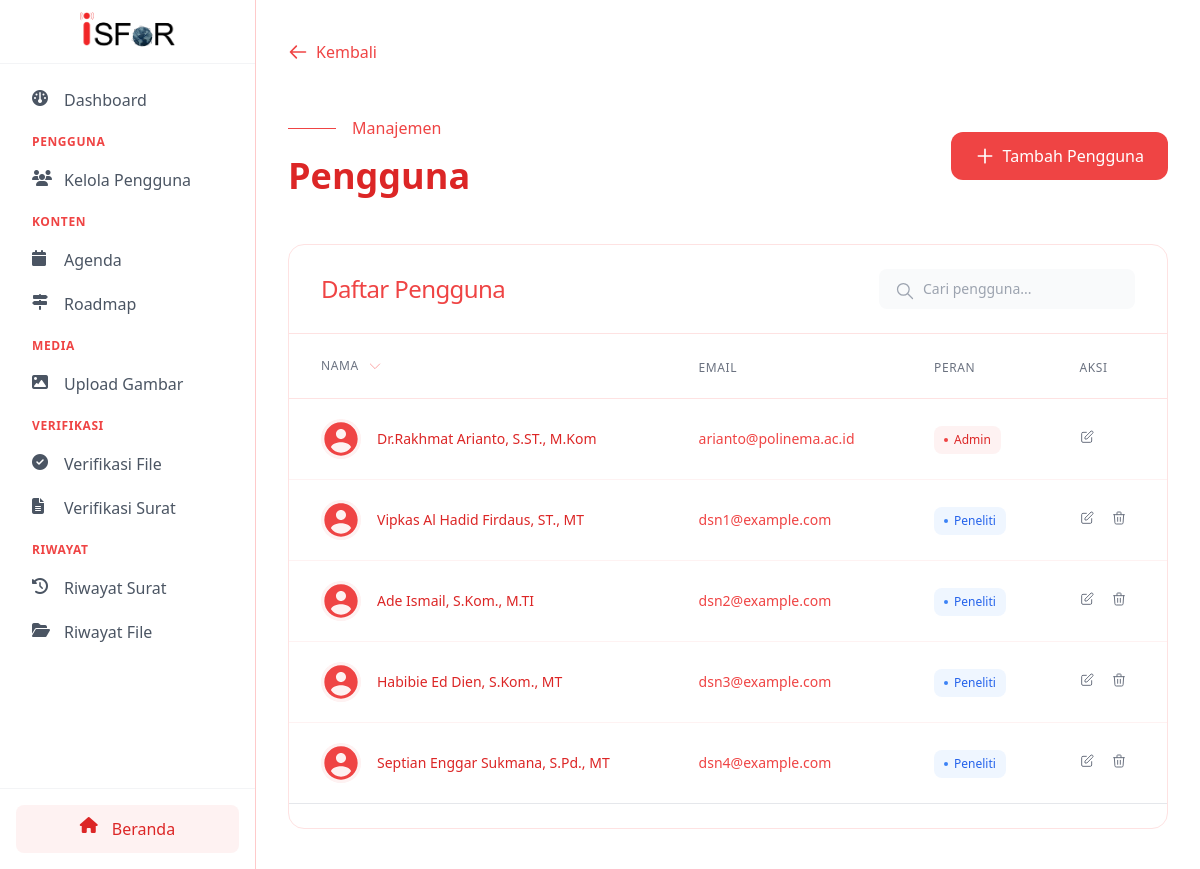
Page /php/public/user (signed in) on the committed database.
### tables this page shows
CREATE TABLE `users` (
  `user_id` int NOT NULL,
  `name` varchar(100) NOT NULL,
  `username` varchar(50) NOT NULL,
  `email` varchar(100) NOT NULL,
  `profile_picture` varchar(255) DEFAULT NULL,
  `password` varchar(255) NOT NULL,
  `role_id` int NOT NULL
);

### php/app/core/Controller.php (called while the page is built, shortened)
<?php
class Controller{
    public function view($view, $data = []){
        require_once '../app/views/' . $view . '.php';
    }
    public function model($model){
        return new $model;
    }
    public function middleware(){
        require_once '../app/helpers/Middleware.php';
        $middleware = new Middleware;
        return $middleware;
    }
    public function checkRole(){
        return $this->middleware()->checkRole();
    }
}

### php/app/core/App.php (called while the page is built, shortened)
<?php
class App {
    protected $method = 'index';
    protected $params = [];
    public function __construct() {
        $this->controller = new $this->controller;
        call_user_func_array([$this->controller, $this->method], $this->params);
    }
}

### php/public/index.php (called while the page is built, shortened)
<?php
$app = new App;

### php/app/core/Database.php (called while the page is built, shortened)
<?php
class Database
{
    private $host = DB_HOST;
    private $user = DB_USER;
    private $pass = DB_PASS;
    private $db_name = DB_NAME;
    private $dbh;
    private $stmt;
    public function __construct()
    {
        $dsn = "mysql:host={$this->host};dbname={$this->db_name};charset=utf8mb4";
        $options = [
            PDO::ATTR_ERRMODE => PDO::ERRMODE_EXCEPTION,
        ];
        try {
            $this->dbh = new PDO($dsn, $this->user, $this->pass, $options);
        } catch (PDOException $e) {
            die("Koneksi gagal: " . $e->getMessage());
        }
    }
    public function query($query)
    {
        $this->stmt = $this->dbh->prepare($query);
    }
    public function bind($param, $value, $type = null)
    {
        $this->stmt->bindValue($param, $value, $type);
    }
    public function execute()
    {
        return $this->stmt->execute();
    }
    public function resultSet()
    {
        $this->execute();
        return $this->stmt->fetchAll(PDO::FETCH_ASSOC);
    }
}

### php/app/models/UsersModel.php (called while the page is built, shortened)
<?php
class UsersModel
{
    private $db;
    public function __construct()
    {
        $this->db = new Database;
    }
    public function getUsersWithPagination($limit, $offset)
    {
        $query = "SELECT user_id, name, username, email, profile_picture, role_id
                  FROM users
                  ORDER BY user_id ASC
                  LIMIT :offset, :limit";
        $this->db->query($query);
        $this->db->bind(':offset', $offset, PDO::PARAM_INT);
        $this->db->bind(':limit', $limit, PDO::PARAM_INT);
        return $this->db->resultSet();
    }
    public function getTotalUsers()
    {
        $query = "SELECT COUNT(1) AS Total FROM users";
        $this->db->query($query);
        $result = $this->db->single();
        return $result ? (int)$result['Total'] : 0;
    }
}

### php/app/helpers/Middleware.php (called while the page is built, shortened)
<?php
class Middleware{
    function checkRole() {
        if(isset($_SESSION['role_id'])){
            return $_SESSION['role_id'];
        }else{
            return 0;
        }
    }
}

### php/app/views/admin/users.php (the view, shortened to what this page needs)
<!DOCTYPE html>
<html lang="id" class="scroll-smooth">
<head>
    <link href="https://cdn.jsdelivr.net/npm/tailwindcss@2.2.19/dist/tailwind.min.css" rel="stylesheet">
    <link rel="stylesheet" href="<?= CSS; ?>/admin/users.css">
</head>
<body class="bg-white">
    <div class="flex flex-col lg:flex-row">
        <?php include_once '../app/views/assets/components/AdminDashboard/sidebar.php'; ?>
        <div class="flex-1 min-h-screen lg:ml-64">
            <main class="py-10 px-4 sm:px-8">
                <div class="max-w-7xl mx-auto mb-12">
                    <a href="<?= BASEURL ?>/dashboardAdmin"
                        class="inline-flex items-center space-x-2 text-red-500 hover:text-red-600 transition-all duration-300">
                        <svg class="w-5 h-5" fill="none" viewBox="0 0 24 24" stroke="currentColor">
                            <path stroke-linecap="round" stroke-linejoin="round" stroke-width="2"
                                d="M10 19l-7-7m0 0l7-7m-7 7h18" />
                        </svg>
                        <span>Kembali</span>
                    </a>
                </div>
                <header class="max-w-7xl mx-auto mb-12 animate-fade-in">
                    <div class="flex flex-col sm:flex-row items-start sm:items-center justify-between">
                        <div>
                            <div class="flex items-center space-x-4 mb-4">
                                <span class="h-px w-12 bg-red-500"></span>
                                <span class="text-red-500 font-medium">Manajemen</span>
                            </div>
                            <h1 class="text-3xl sm:text-4xl font-bold text-red-600">Pengguna</h1>
                        </div>
                        <button onclick="showAddUserModal()"
                            class="mt-4 sm:mt-0 px-6 py-3 bg-red-500 text-white rounded-xl hover:bg-red-600 transition-all duration-300 flex items-center space-x-2 btn-primary">
                            <svg class="w-5 h-5" fill="none" viewBox="0 0 24 24" stroke="currentColor">
                                <path stroke-linecap="round" stroke-linejoin="round" stroke-width="2"
                                    d="M12 4v16m8-8H4" />
                            </svg>
                            <span>Tambah Pengguna</span>
                        </button>
                    </div>
                </header>
                <section class="bg-white rounded-2xl border border-red-100 overflow-hidden animate-slide-in">
                    <div class="px-4 sm:px-8 py-6 border-b border-red-100 flex flex-col sm:flex-row justify-between items-start sm:items-center">
                        <h2 class="text-xl sm:text-2xl font-light text-red-500 tracking-tight">Daftar Pengguna</h2>
                        <div class="relative mt-4 sm:mt-0">
                            <input type="text" id="searchUser" placeholder="Cari pengguna..."
                                class="pl-11 pr-4 py-2.5 bg-gray-50 rounded-lg text-sm focus:outline-none focus:ring-1 focus:ring-red-500 transition-all duration-200 text-gray-600 placeholder-gray-400 w-full sm:w-64">
                            <svg class="w-5 h-5 absolute left-4 top-3 text-gray-400" fill="none" stroke="currentColor"
                                viewBox="0 0 24 24">
                                <path stroke-linecap="round" stroke-linejoin="round" stroke-width="1.5"
                                    d="M21 21l-6-6m2-5a7 7 0 11-14 0 7 7 0 0114 0z" />
                            </svg>
                        </div>
                    </div>
                    <?php if (empty($data)): ?>
                        <div class="text-center py-12">
                            <img src="<?= ASSETS; ?>/images/empty-user.png" alt="No Users" class="mx-auto h-40 opacity-50">
                            <p class="mt-4 text-lg text-gray-900">Belum ada pengguna</p>
                            <p class="text-sm text-gray-500">Mulai dengan menambahkan pengguna baru</p>
                        </div>
                    <?php else: ?>
                        <div class="overflow-x-auto">
                            <table class="min-w-full divide-y divide-red-100">
                                <thead>
                                    <tr>
                                        <th class="px-4 sm:px-8 py-5 text-left">
                                            <div class="flex items-center space-x-2">
                                                <span
                                                    class="text-xs font-medium text-gray-500 uppercase tracking-wider">Nama</span>
                                                <svg class="w-4 h-4 text-red-300" fill="none" stroke="currentColor"
                                                    viewBox="0 0 24 24">
                                                    <path stroke-linecap="round" stroke-linejoin="round" stroke-width="1.5"
                                                        d="M19 9l-7 7-7-7" />
                                                </svg>
                                            </div>
                                        </th>
                                        <th class="px-4 sm:px-8 py-5 text-left">
                                            <span
                                                class="text-xs font-medium text-gray-500 uppercase tracking-wider">Email</span>
                                        </th>
                                        <th class="px-4 sm:px-8 py-5 text-left">
                                            <span
                                                class="text-xs font-medium text-gray-500 uppercase tracking-wider">Peran</span>
                                        </th>
                                        <th class="px-4 sm:px-8 py-5 text-left">
                                            <span
                                                class="text-xs font-medium text-gray-500 uppercase tracking-wider">Aksi</span>
                                        </th>
                                    </tr>
                                </thead>
                                <tbody class="divide-y divide-red-50">
                                    <?php foreach ($data['allUsersWithPagination'] as $allUsersWithPagination): ?>
                                        <tr class="table-row">
                                            <td class="px-4 sm:px-8 py-5">
                                                <div class="flex items-center space-x-4">
                                                    <div class="flex-shrink-0 h-10 w-10 rounded-full overflow-hidden bg-red-50">
                                                        <?php if ($allUsersWithPagination['profile_picture'] == null): ?>
                                                            <div
                                                                class="flex-shrink-0 h-10 w-10 rounded-full overflow-hidden bg-red-50">
                                                            </div>
                                                        <?php endif; ?>
                                                    </div>
                                                    <div class="flex-1 min-w-0">
                                                        <p class="text-sm font-medium text-red-600">
                                                            <?= $allUsersWithPagination['name'] ?></p>
                                                    </div>
                                                </div>
                                            </td>
                                            <td class="px-4 sm:px-8 py-5">
                                                <div class="text-sm text-red-500"><?= $allUsersWithPagination['email'] ?></div>
                                            </td>
                                            <td class="px-4 sm:px-8 py-5">
                                                <?php if ($allUsersWithPagination['role_id'] == 1) { ?>
                                                    <span
                                                        class="inline-flex items-center px-2.5 py-1.5 rounded-lg text-xs font-medium bg-red-50 text-red-600">
                                                        <span class="w-1 h-1 mr-1.5 rounded-full bg-red-500"></span>
                                                        Admin
                                                    </span>
                                                <?php } elseif ($allUsersWithPagination['role_id'] == 2) { ?>
                                                    <span
                                                        class="inline-flex items-center px-2.5 py-1.5 rounded-lg text-xs font-medium bg-blue-50 text-blue-600">
                                                        <span class="w-1 h-1 mr-1.5 rounded-full bg-blue-500"></span>
                                                        Peneliti
                                                    </span>
                                                <?php } ?>
                                            </td>
                                            <td class="px-4 sm:px-8 py-5 text-sm space-x-3">
                                                <a href="<?= BASEURL; ?>/User/editView/<?= $allUsersWithPagination['user_id'] ?>"
                                                    class="inline-flex items-center text-gray-500 hover:text-red-600 transition-colors duration-200">
                                                    <svg class="w-4 h-4" fill="none" stroke="currentColor" viewBox="0 0 24 24">
                                                        <path stroke-linecap="round" stroke-linejoin="round" stroke-width="1.5"
                                                            d="M11 5H6a2 2 0 00-2 2v11a2 2 0 002 2h11a2 2 0 002-2v-5m-1.414-9.414a2 2 0 112.828 2.828L11.828 15H9v-2.828l8.586-8.586z" />
                                                    </svg>
                                                </a>
                                                <?php if ($allUsersWithPagination['user_id'] != $_SESSION['user_id']) { ?>
                                                    <a href="<?= BASEURL; ?>/User/Delete/<?= $allUsersWithPagination['user_id'] ?>"
                                                        class="inline-flex items-center text-gray-500 hover:text-red-600 transition-colors duration-200"
                                                        onclick="return confirm('Are you sure you want to delete this user?')">
                                                        <svg class="w-4 h-4" fill="none" stroke="currentColor"
                                                            viewBox="0 0 24 24">
                                                            <path stroke-linecap="round" stroke-linejoin="round"
                                                                stroke-width="1.5"
                                                                d="M19 7l-.867 12.142A2 2 0 0116.138 21H7.862a2 2 0 01-1.995-1.858L5 7m5 4v6m4-6v6m1-10V4a1 1 0 00-1-1h-4a1 1 0 00-1 1v3M4 7h16" />
                                                        </svg>
                                                    </a>
                                                <?php } ?>
                                            </td>
                                        </tr>
                                    <?php endforeach; ?>
                                </tbody>
                            </table>
                        </div>
                    <?php endif; ?>
                    <div class="flex items-center justify-between px-4 py-3 border-t border-gray-200">
                    </div>
            </main>
        </div>
    </div>
</body>
</html>

### php/public/assets/css/admin/users.css (style rules this page uses)
body { font-family: 'Plus Jakarta Sans', sans-serif; }
.animate-fade-in { animation: smoothFadeIn 0.4s ease-out; }
.animate-slide-in { animation: smoothSlideIn 0.4s ease-out; }
.btn-primary { transition: all 0.2s ease; background-color: #ef4444; }

### php/app/views/assets/components/AdminDashboard/sidebar.php (style rules this page uses)
body { position: relative; }

### rows in the picture
users: name "Dr.Rakhmat Arianto, S.ST., M.Kom", email "arianto@polinema.ac.id", shows "Admin"
users: name "Vipkas Al Hadid Firdaus, ST., MT", email "dsn1@example.com", shows "Peneliti"
users: name "Ade Ismail, S.Kom., M.TI", email "dsn2@example.com", shows "Peneliti"
users: name "Habibie Ed Dien, S.Kom., MT", email "dsn3@example.com", shows "Peneliti"
users: name "Septian Enggar Sukmana, S.Pd., MT", email "dsn4@example.com", shows "Peneliti"
